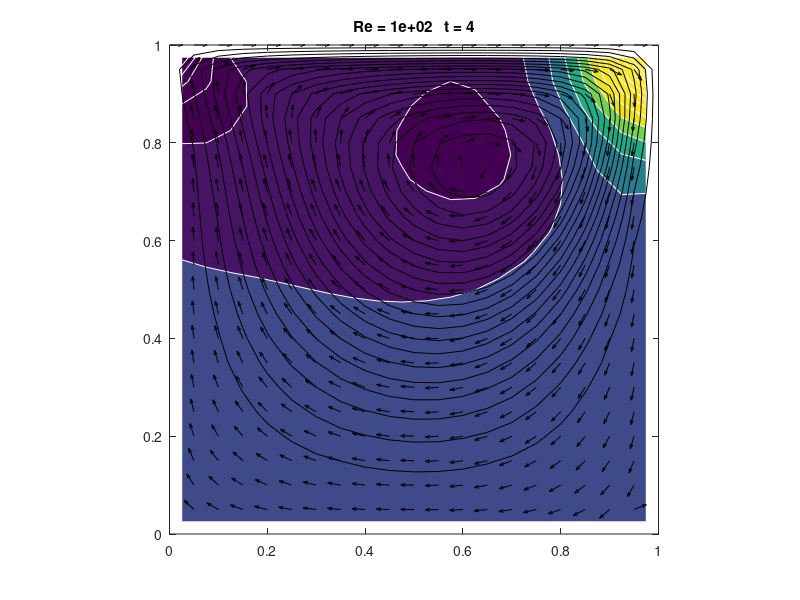

Write MATLAB code to recreate this figure.
function mit18086_navierstokes
%MIT18086_NAVIERSTOKES
%    Solves the incompressible Navier-Stokes equations in a
%    rectangular domain with prescribed velocities along the
%    boundary. The solution method is finite differencing on
%    a staggered grid with implicit diffusion and a Chorin
%    projection method for the pressure.
%    Visualization is done by a colormap-isoline plot for
%    pressure and normalized quiver and streamline plot for
%    the velocity field.
%    The standard setup solves a lid driven cavity problem.

% 07/2007 by Benjamin Seibold
%            http://www-math.mit.edu/~seibold/
% Feel free to modify for teaching and learning.
%-----------------------------------------------------------------------
Re = 1e2;     % Reynolds number
dt = 1e-2;    % time step
tf = 4e-0;    % final time
lx = 1;       % width of box
ly = 1;       % height of box
nx = 20;      % number of x-gridpoints
ny = 20;      % number of y-gridpoints
nsteps = 10;  % number of steps with graphic output
%-----------------------------------------------------------------------
nt = ceil(tf/dt); dt = tf/nt;
x = linspace(0,lx,nx+1); hx = lx/nx;
y = linspace(0,ly,ny+1); hy = ly/ny;
[X,Y] = meshgrid(y,x);
%-----------------------------------------------------------------------
% initial conditions
U = zeros(nx-1,ny); V = zeros(nx,ny-1);
% boundary conditions
uN = x*0+1;    vN = avg(x)*0;
uS = x*0;      vS = avg(x)*0;
uW = avg(y)*0; vW = y*0;
uE = avg(y)*0; vE = y*0;
%-----------------------------------------------------------------------
Ubc = dt/Re*([2*uS(2:end-1)' zeros(nx-1,ny-2) 2*uN(2:end-1)']/hx^2+...
      [uW;zeros(nx-3,ny);uE]/hy^2);
Vbc = dt/Re*([vS' zeros(nx,ny-3) vN']/hx^2+...
      [2*vW(2:end-1);zeros(nx-2,ny-1);2*vE(2:end-1)]/hy^2);

fprintf('initialization')
Lp = kron(speye(ny),K1(nx,hx,1))+kron(K1(ny,hy,1),speye(nx));
Lp(1,1) = 3/2*Lp(1,1);
perp = symamd(Lp); Rp = chol(Lp(perp,perp)); Rpt = Rp';
Lu = speye((nx-1)*ny)+dt/Re*(kron(speye(ny),K1(nx-1,hx,2))+...
     kron(K1(ny,hy,3),speye(nx-1)));
peru = symamd(Lu); Ru = chol(Lu(peru,peru)); Rut = Ru';
Lv = speye(nx*(ny-1))+dt/Re*(kron(speye(ny-1),K1(nx,hx,3))+...
     kron(K1(ny-1,hy,2),speye(nx)));
perv = symamd(Lv); Rv = chol(Lv(perv,perv)); Rvt = Rv';
Lq = kron(speye(ny-1),K1(nx-1,hx,2))+kron(K1(ny-1,hy,2),speye(nx-1));
perq = symamd(Lq); Rq = chol(Lq(perq,perq)); Rqt = Rq';

fprintf(', time loop\n--20%%--40%%--60%%--80%%-100%%\n')
for k = 1:nt
   % treat nonlinear terms
   gamma = min(1.2*dt*max(max(max(abs(U)))/hx,max(max(abs(V)))/hy),1);
   Ue = [uW;U;uE]; Ue = [2*uS'-Ue(:,1) Ue 2*uN'-Ue(:,end)];
   Ve = [vS' V vN']; Ve = [2*vW-Ve(1,:);Ve;2*vE-Ve(end,:)];
   Ua = avg(Ue')'; Ud = diff(Ue')'/2;
   Va = avg(Ve);   Vd = diff(Ve)/2;
   UVx = diff(Ua.*Va-gamma*abs(Ua).*Vd)/hx;
   UVy = diff((Ua.*Va-gamma*Ud.*abs(Va))')'/hy;
   Ua = avg(Ue(:,2:end-1));   Ud = diff(Ue(:,2:end-1))/2;
   Va = avg(Ve(2:end-1,:)')'; Vd = diff(Ve(2:end-1,:)')'/2;
   U2x = diff(Ua.^2-gamma*abs(Ua).*Ud)/hx;
   V2y = diff((Va.^2-gamma*abs(Va).*Vd)')'/hy;
   U = U-dt*(UVy(2:end-1,:)+U2x);
   V = V-dt*(UVx(:,2:end-1)+V2y);
   
   % implicit viscosity
   rhs = reshape(U+Ubc,[],1);
   u(peru) = Ru\(Rut\rhs(peru));
   U = reshape(u,nx-1,ny);
   rhs = reshape(V+Vbc,[],1);
   v(perv) = Rv\(Rvt\rhs(perv));
   V = reshape(v,nx,ny-1);
   
   % pressure correction
   rhs = reshape(diff([uW;U;uE])/hx+diff([vS' V vN']')'/hy,[],1);
   p(perp) = -Rp\(Rpt\rhs(perp));
   P = reshape(p,nx,ny);
   U = U-diff(P)/hx;
   V = V-diff(P')'/hy;
   
   % visualization
   if floor(25*k/nt)>floor(25*(k-1)/nt), fprintf('.'), end
   if k==1|floor(nsteps*k/nt)>floor(nsteps*(k-1)/nt)
      % stream function
      rhs = reshape(diff(U')'/hy-diff(V)/hx,[],1);
      q(perq) = Rq\(Rqt\rhs(perq));
      Q = zeros(nx+1,ny+1);
      Q(2:end-1,2:end-1) = reshape(q,nx-1,ny-1);
      clf, contourf(avg(x),avg(y),P',20,'w-'), hold on
      contour(x,y,Q',20,'k-');
      Ue = [uS' avg([uW;U;uE]')' uN'];
      Ve = [vW;avg([vS' V vN']);vE];
      Len = sqrt(Ue.^2+Ve.^2+eps);
      quiver(x,y,(Ue./Len)',(Ve./Len)',.4,'k-')
      hold off, axis equal, axis([0 lx 0 ly])
      p = sort(p); caxis(p([8 end-7]))
      title(sprintf('Re = %0.1g   t = %0.2g',Re,k*dt))
      drawnow
   end
end
fprintf('\n')

%=======================================================================

function B = avg(A,k)
if nargin<2, k = 1; end
if size(A,1)==1, A = A'; end
if k<2, B = (A(2:end,:)+A(1:end-1,:))/2; else, B = avg(A,k-1); end
if size(A,2)==1, B = B'; end

function A = K1(n,h,a11)
% a11: Neumann=1, Dirichlet=2, Dirichlet mid=3;
A = spdiags([-1 a11 0;ones(n-2,1)*[-1 2 -1];0 a11 -1],-1:1,n,n)'/h^2;
